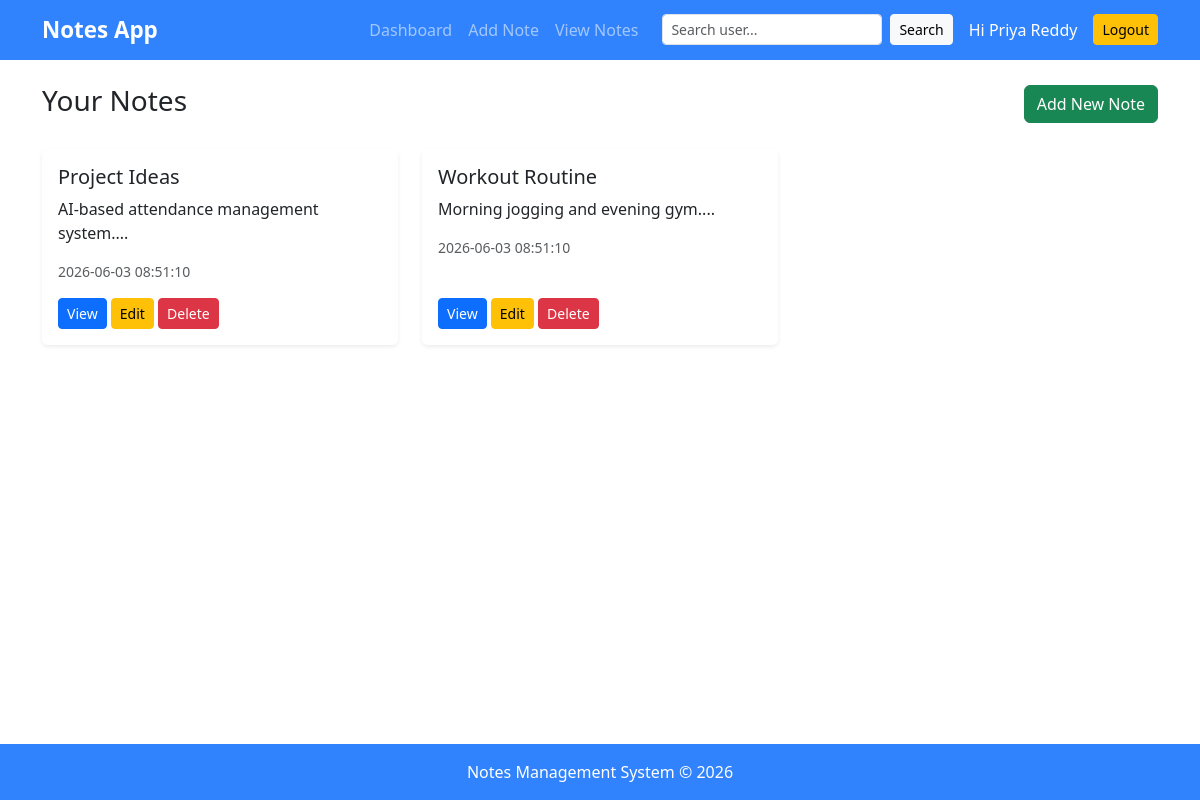
Screenshot of /viewnotes (signed in) with the database file from the repository.
### tables this page shows
CREATE TABLE notes(
    id INTEGER PRIMARY KEY AUTOINCREMENT,
    title TEXT NOT NULL,
    content TEXT NOT NULL,
    user_id INTEGER, created_at TEXT,
    FOREIGN KEY(user_id) REFERENCES users(id)
);

### app.py (the view)
@app.route('/viewnotes')
@login_required
def viewnotes():
    conn = get_db_connection()
    cur = conn.cursor()
    cur.execute("SELECT * FROM notes WHERE user_id=? ORDER BY id DESC",
                (session['user_id'],))
    notes = cur.fetchall()
    cur.close()
    conn.close()
    return render_template('viewnotes.html', notes=notes)

### app.py (called while the page is built)
def get_db_connection():
    conn = sqlite3.connect("notes.db")
    conn.row_factory = sqlite3.Row
    return conn

def login_required(f):
    @wraps(f)
    def wrapper(*args, **kwargs):
        if 'user_id' not in session:
            return redirect(url_for('login'))
        return f(*args, **kwargs)
    return wrapper

### Templates/viewnotes.html (shortened to what this page needs)
{% extends 'base.html' %}
{% block content %}
<div class="d-flex justify-content-between align-items-center mb-4">
    {% if search_user %}
        <h3>Notes for "{{ search_user }}"</h3>
    {% else %}
        <h3>Your Notes</h3>
    {% endif %}
    <a href="{{ url_for('addnote') }}" class="btn btn-success">
        Add New Note
    </a>
</div>
{% if notes %}
<div class="row">
    {% for note in notes %}
    <div class="col-md-6 col-lg-4 mb-4">
        <div class="card h-100 shadow-sm">
            <div class="card-body d-flex flex-column">
                <h5 class="card-title">
                    {{ note.title }}
                </h5>
                <p class="card-text">
                    {{ note.content[:100] }}...
                </p>
                <small class="text-muted mb-3">
                    {{ note.created_at }}
                </small>
                <div class="mt-auto">
                    <a href="{{ url_for('viewnote', note_id=note.id) }}"
                       class="btn btn-primary btn-sm">
                        View
                    </a>
                    <a href="{{ url_for('updatenote', note_id=note.id) }}"
                       class="btn btn-warning btn-sm">
                        Edit
                    </a>
                    <form action="{{ url_for('deletenote', note_id=note.id) }}"
                          method="POST"
                          class="d-inline">
                        <button type="submit"
                                class="btn btn-danger btn-sm"
                                onclick="return confirm('Are you sure you want to delete this note?')">
                            Delete
                        </button>
                    </form>
                </div>
            </div>
        </div>
    </div>
    {% endfor %}
</div>
{% endif %}
{% endblock %}

### rows the page displays
notes: title "Project Ideas", content "AI-based attendance management system.", created_at "2026-06-03 08:51:10"
notes: title "Workout Routine", content "Morning jogging and evening gym.", created_at "2026-06-03 08:51:10"

### other values shown
{{ session.get('username') }} "Priya Reddy"
